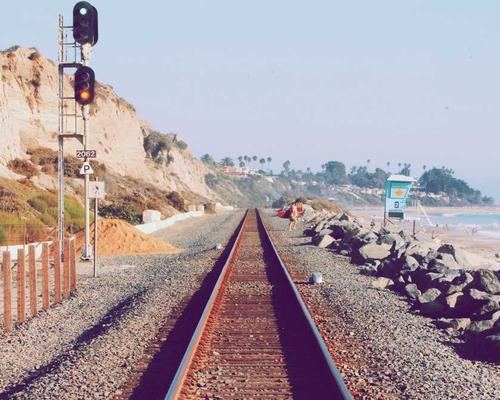
#> input picture work5/test.png, 500 x 400 px
$ python geo_transform.py
#> lines starting #> are read from the running program, lines starting #| are printed output that depends on the picture
import cv2
import numpy as np
import matplotlib.pyplot as plt

# 读取本地自己的图片
img = cv2.imread("test.png")
#> img is the input picture: shape (400, 500, 3); mean B, G, R 164.2, 157.4, 170.4
img = cv2.cvtColor(img, cv2.COLOR_BGR2RGB)
height, width = img.shape[:2]
#> height = 400; width = 500

# 1. 相似变换：旋转+等比缩放
center = (width // 2, height // 2)
#> center = (250, 200)
mat_similar = cv2.getRotationMatrix2D(center, 25, 0.85)
img_similar = cv2.warpAffine(img, mat_similar, (width, height))
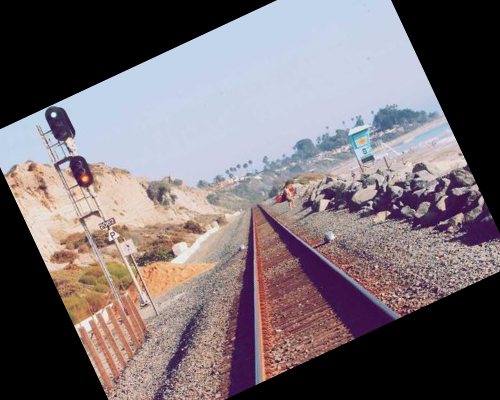
#> img_similar: shape (400, 500, 3); mean R, G, B 118.4, 109, 113.6

# 2. 仿射变换
pts1 = np.float32([[60,60], [260,60], [60,260]])
pts2 = np.float32([[40,100], [280,70], [80,280]])
mat_affine = cv2.getAffineTransform(pts1, pts2)
img_affine = cv2.warpAffine(img, mat_affine, (width, height))
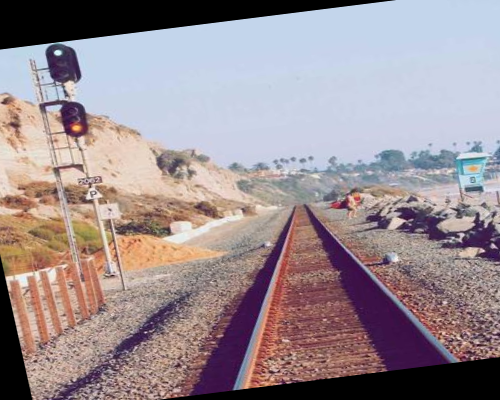
#> img_affine: shape (400, 500, 3); mean R, G, B 154.7, 141.3, 146.1

# 3. 透视变换
src_pts = np.float32([[0,0], [width,0], [0,height], [width,height]])
#> src_pts = [[0, 0], [500, 0], [0, 400], [500, 400]]
dst_pts = np.float32([[40,30], [width-60,50], [30,height-40], [width-40,height-60]])
mat_per = cv2.getPerspectiveTransform(src_pts, dst_pts)
img_per = cv2.warpPerspective(img, mat_per, (width, height))
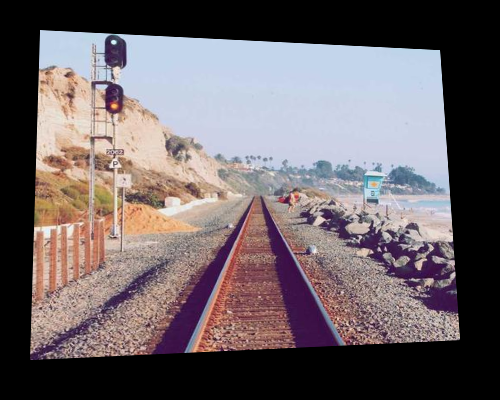
#> img_per: shape (400, 500, 3); mean R, G, B 109.2, 99.4, 102.9

# 统一画图展示四张对比图
plt.rcParams["font.sans-serif"] = ["Microsoft YaHei"]
plt.figure(figsize=(14,8))

plt.subplot(2,2,1)
plt.imshow(img)
plt.title("原始图像")
plt.axis("off")

plt.subplot(2,2,2)
plt.imshow(img_similar)
plt.title("相似变换")
plt.axis("off")

plt.subplot(2,2,3)
plt.imshow(img_affine)
plt.title("仿射变换")
plt.axis("off")

plt.subplot(2,2,4)
plt.imshow(img_per)
plt.title("透视变换")
plt.axis("off")

plt.tight_layout()
# 自动保存图片到文件夹
plt.savefig("实验结果图.png", dpi=150, bbox_inches='tight')
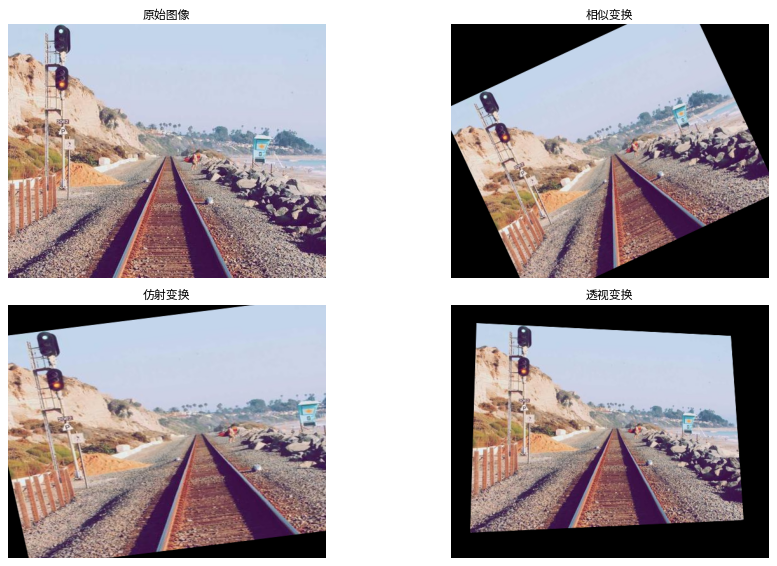
#> figure drawn by matplotlib, 4 panels
plt.show()
# ======================== A4 透视畸变校正（直接运行） ========================
import cv2
import numpy as np
import matplotlib.pyplot as plt

# 读取你拍的图片
img = cv2.imread("paper.jpg")
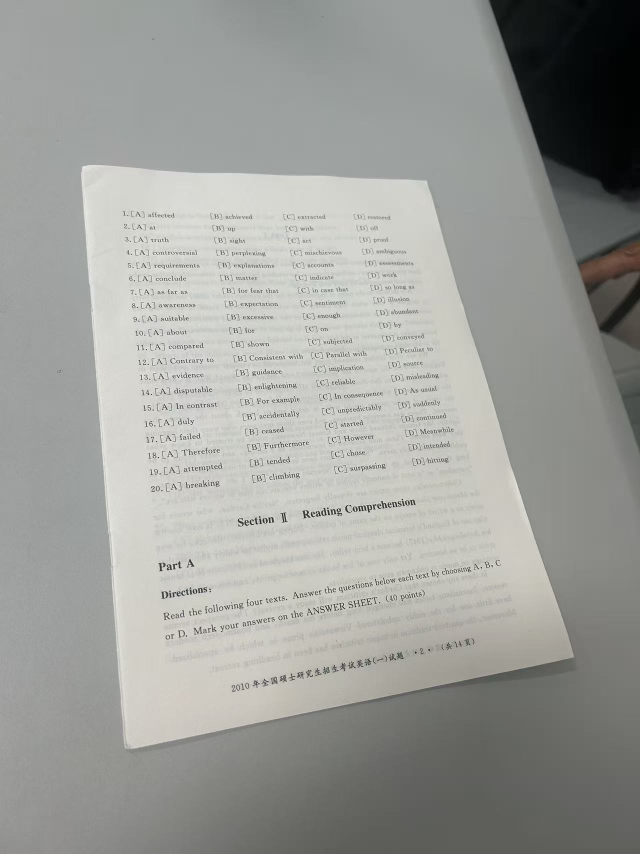
#> input picture work5/paper.jpg, 1280 x 1707 px (shown at 1/2 size)
#> img is the input picture: shape (1707, 1280, 3); mean B, G, R 153.7, 157.8, 156.6
img = cv2.cvtColor(img, cv2.COLOR_BGR2RGB)

# ✅ 这是我专门给你算的坐标！
pts_src = np.float32([
    [165, 339],   # 左上
    [853, 361],   # 右上
    [253, 1495],  # 左下
    [1150, 1313]  # 右下
])

# 目标标准A4大小
w, h = 600, 800
pts_dst = np.float32([[0, 0], [w, 0], [0, h], [w, h]])

# 透视变换
M = cv2.getPerspectiveTransform(pts_src, pts_dst)
img_corrected = cv2.warpPerspective(img, M, (w, h))
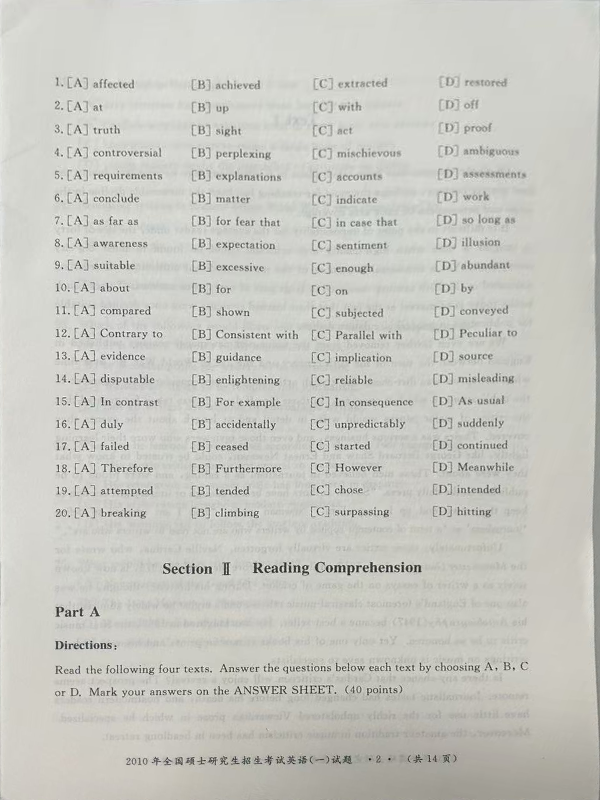
#> img_corrected: shape (800, 600, 3); mean R, G, B 199.5, 199.6, 193.2

# 显示 + 保存
plt.figure(figsize=(12, 6))
plt.subplot(121), plt.imshow(img), plt.title("畸变原图"), plt.axis('off')
plt.subplot(122), plt.imshow(img_corrected), plt.title("校正后"), plt.axis('off')
plt.savefig("A4校正结果.png", dpi=150, bbox_inches='tight')
plt.show()
